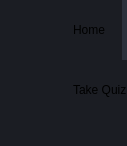
           <widget class="QFrame" name="frame_left_menu">
            <property name="sizePolicy">
             <sizepolicy hsizetype="Preferred" vsizetype="Preferred">
              <horstretch>0</horstretch>
              <verstretch>0</verstretch>
             </sizepolicy>
            </property>
            <property name="maximumSize">
             <size>
              <width>70</width>
              <height>16777215</height>
             </size>
            </property>
            <property name="layoutDirection">
             <enum>Qt::LeftToRight</enum>
            </property>
            <property name="styleSheet">
             <string notr="true">background-color: rgb(27, 29, 35);
</string>
            </property>
            <property name="frameShape">
             <enum>QFrame::NoFrame</enum>
            </property>
            <property name="frameShadow">
             <enum>QFrame::Raised</enum>
            </property>
            <layout class="QVBoxLayout" name="verticalLayout_5">
             <property name="spacing">
              <number>1</number>
             </property>
             <property name="leftMargin">
              <number>0</number>
             </property>
             <property name="topMargin">
              <number>0</number>
             </property>
             <property name="rightMargin">
              <number>0</number>
             </property>
             <property name="bottomMargin">
              <number>0</number>
             </property>
             <item alignment="Qt::AlignTop">
              <widget class="QFrame" name="frame_menus">
               <property name="frameShape">
                <enum>QFrame::NoFrame</enum>
               </property>
               <property name="frameShadow">
                <enum>QFrame::Raised</enum>
               </property>
               <layout class="QVBoxLayout" name="layout_menus">
                <property name="spacing">
                 <number>0</number>
                </property>
                <property name="leftMargin">
                 <number>0</number>
                </property>
                <property name="topMargin">
                 <number>0</number>
                </property>
                <property name="rightMargin">
                 <number>0</number>
                </property>
                <property name="bottomMargin">
                 <number>0</number>
                </property>
                <item>
                 <widget class="QPushButton" name="btn_home">
                  <property name="sizePolicy">
                   <sizepolicy hsizetype="Expanding" vsizetype="Fixed">
                    <horstretch>0</horstretch>
                    <verstretch>0</verstretch>
                   </sizepolicy>
                  </property>
                  <property name="minimumSize">
                   <size>
                    <width>0</width>
                    <height>60</height>
                   </size>
                  </property>
                  <property name="font">
                   <font>
                    <family>Segoe UI</family>
                   </font>
                  </property>
                  <property name="layoutDirection">
                   <enum>Qt::LeftToRight</enum>
                  </property>
                  <property name="styleSheet">
                   <string notr="true">QPushButton {	
	background-image: url(:/16x16/icons/16x16/cil-home.png);
	background-position: left center;
    background-repeat: no-repeat;
	border: none;
	border-left: 28px solid rgb(27, 29, 35);
	border-right: 5px solid rgb(44, 49, 60);
	background-color: rgb(27, 29, 35);
	text-align: left;
	padding-left: 45px;
}
QPushButton:hover {
	background-color: rgb(33, 37, 43);
	border-left: 28px solid rgb(33, 37, 43);
}
QPushButton:pressed {	
	background-color: rgb(85, 170, 255);
	border-left: 28px solid rgb(85, 170, 255);
}</string>
                  </property>
                  <property name="text">
                   <string>Home</string>
                  </property>
                  <property name="icon">
                   <iconset>
                    <normaloff>icons/16x16/cil-home.png</normaloff>icons/16x16/cil-home.png</iconset>
                  </property>
                 </widget>
                </item>
                <item>
                 <widget class="QPushButton" name="btn_practice">
                  <property name="sizePolicy">
                   <sizepolicy hsizetype="Expanding" vsizetype="Fixed">
                    <horstretch>0</horstretch>
                    <verstretch>0</verstretch>
                   </sizepolicy>
                  </property>
                  <property name="minimumSize">
                   <size>
                    <width>0</width>
                    <height>60</height>
                   </size>
                  </property>
                  <property name="font">
                   <font>
                    <family>Segoe UI</family>
                   </font>
                  </property>
                  <property name="layoutDirection">
                   <enum>Qt::LeftToRight</enum>
                  </property>
                  <property name="styleSheet">
                   <string notr="true">QPushButton {	
	background-image: url(:/16x16/icons/16x16/cil-pencil.png);
	background-position: left center;
    background-repeat: no-repeat;
	border: none;
	border-left: 28px solid rgb(27, 29, 35);
	background-color: rgb(27, 29, 35);
	text-align: left;
	padding-left: 45px;
}
QPushButton:hover {
	background-color: rgb(33, 37, 43);
	border-left: 28px solid rgb(33, 37, 43);
}
QPushButton:pressed {	
	background-color: rgb(85, 170, 255);
	border-left: 28px solid rgb(85, 170, 255);
}</string>
                  </property>
                  <property name="text">
                   <string>Take Quiz</string>
                  </property>
                  <property name="icon">
                   <iconset>
                    <normaloff>icons/16x16/cil-pencil.png</normaloff>icons/16x16/cil-pencil.png</iconset>
                  </property>
                 </widget>
                </item>
               </layout>
              </widget>
             </item>
             <item alignment="Qt::AlignBottom">
              <widget class="QFrame" name="frame_extra_menus">
               <property name="sizePolicy">
                <sizepolicy hsizetype="Preferred" vsizetype="Preferred">
                 <horstretch>0</horstretch>
                 <verstretch>0</verstretch>
                </sizepolicy>
               </property>
               <property name="frameShape">
                <enum>QFrame::NoFrame</enum>
               </property>
               <property name="frameShadow">
                <enum>QFrame::Raised</enum>
               </property>
               <layout class="QVBoxLayout" name="layout_menu_bottom">
                <property name="spacing">
                 <number>10</number>
                </property>
                <property name="leftMargin">
                 <number>0</number>
                </property>
                <property name="topMargin">
                 <number>0</number>
                </property>
                <property name="rightMargin">
                 <number>0</number>
                </property>
                <property name="bottomMargin">
                 <number>25</number>
                </property>
               </layout>
              </widget>
             </item>
            </layout>
           </widget>
